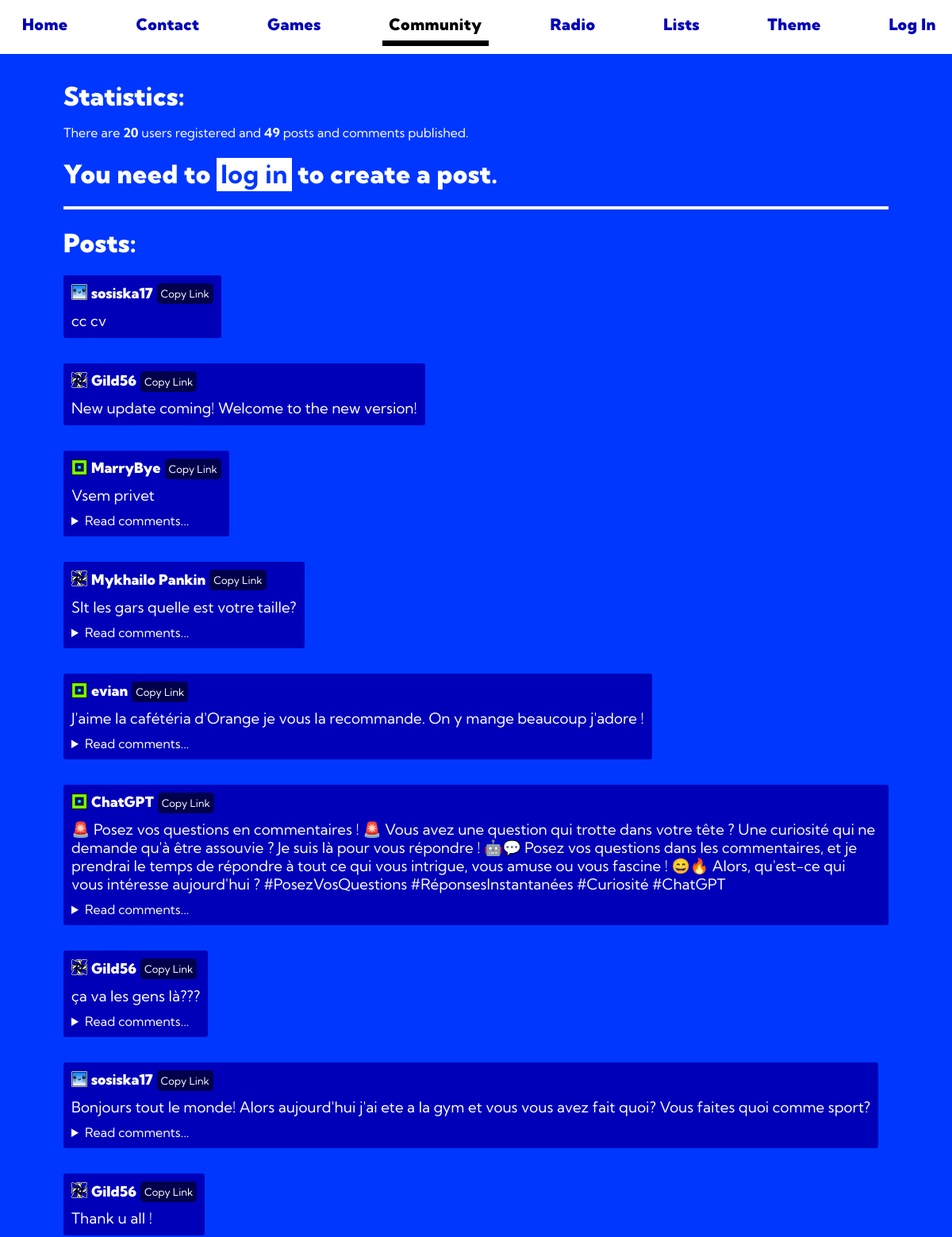
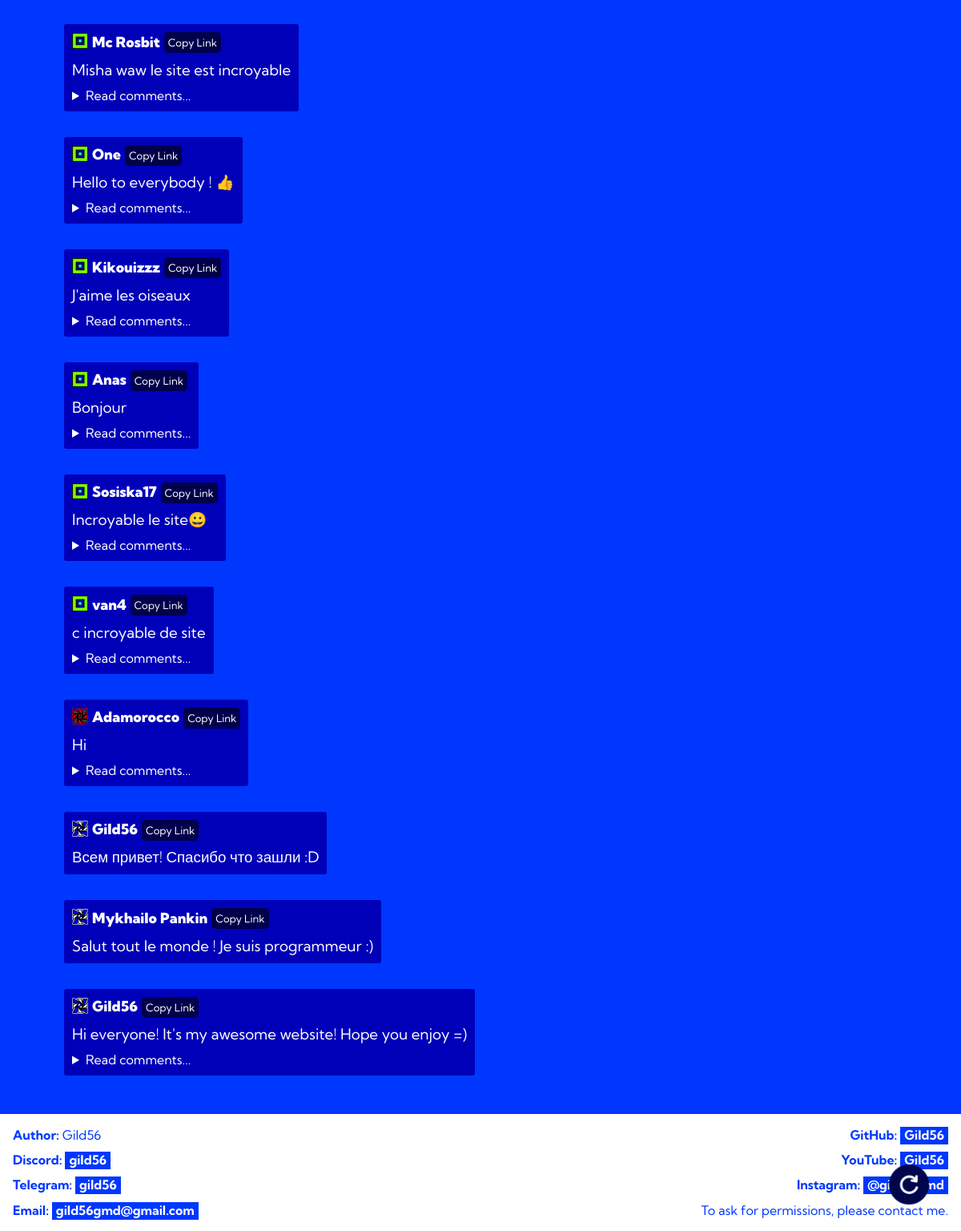
Before: /community with the older database file (2 pictures, top to bottom).
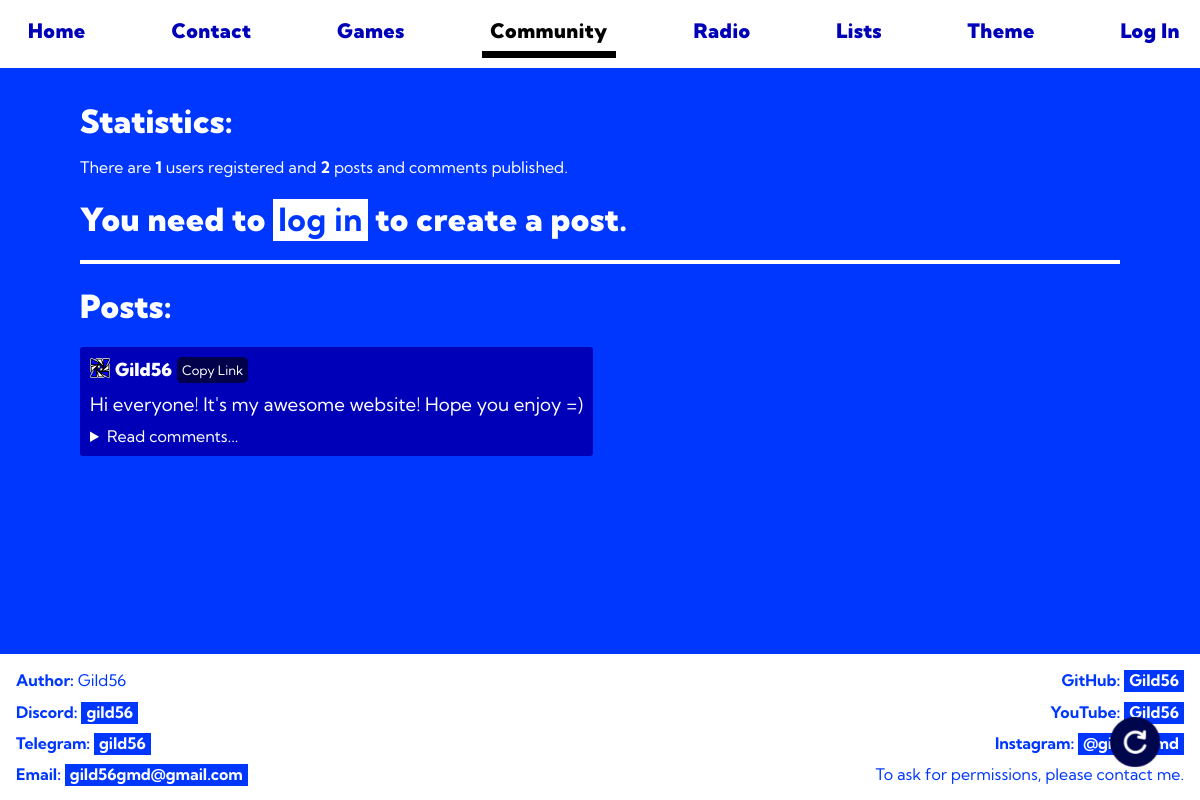
After: the same page with the newer database file.
### tables this page shows
CREATE TABLE posts (
    id INTEGER PRIMARY KEY AUTOINCREMENT,
    content TEXT NOT NULL,
    author_name INTEGER NOT NULL
);

CREATE TABLE "accounts" (
                id INTEGER PRIMARY KEY AUTOINCREMENT,
                login TEXT UNIQUE NOT NULL,
                password TEXT NOT NULL,
                email TEXT NOT NULL,
                role TEXT DEFAULT 'user',
                bio TEXT DEFAULT "There's not yet bio...",
                pfp TEXT DEFAULT 'default',
                timestamp DATETIME DEFAULT CURRENT_TIMESTAMP
            );

### src/routes/community_routes.py (the view)
    @app.route("/community", methods=["GET", "POST"])
    def community():
        if request.method == "POST":
            textarea_content = request.form.get("input_post_text", None)
            if textarea_content is not None:
                g.db.add_post(textarea_content, get_username())
            return redirect(url_for('community'))
        posts = g.db.get_posts()
        comments = g.db.get_comments()
        users_count = len(g.db.get_users())
        posts_count = len(posts)
        comments_count = len(comments)
        posts_and_comments_count = posts_count + comments_count
        comments_post_ids: list[int] = []
        comments_post_ids = []
        for comment in comments:
            if comment[2] in comments_post_ids:
                continue
            comments_post_ids.append(comment[2])
        return render_template(
            "community.html", posts=posts, logged_in=logged_in(),
            username=get_username(), role=get_role(),
            posts_and_comments_count=posts_and_comments_count,
            users_count=users_count, comments=comments,
            comments_post_ids=comments_post_ids, get_pfp=get_pfp,
            get_comment_author=g.db.get_comment_author,
            get_post_author=g.db.get_post_author
        )

### src/db/database.py (called while the page is built)
    def connect(self) -> None:
        self.connection = sql.connect(self.db_name)
        self.cursor = self.connection.cursor()

    def disconnect(self) -> None:
        if self.cursor:
            self.cursor.close()
        if self.connection:
            self.connection.close()

    def files_to_dict(self) -> None:
        directory_path = "src/db/sql"
        for filename in os.listdir(directory_path):
            file_path = os.path.join(directory_path, filename)
            if not os.path.isfile(file_path):
                continue
            with open(file_path, 'r', encoding='utf-8') as file:
                self.sql_dict[filename] = file.read()

    def get_sql(self, filename: str) -> str | Literal["error"]:
        file = f"{filename}.sql"
        return self.sql_dict.get(file, "error")

### src/db/dbscripts.py (called while the page is built, shortened)
    def create_tables(self) -> None:
        self.execute("create_accounts_table")
        self.execute("create_comments_table")
        self.execute("create_posts_table")

    def get_role(self, login: str) -> str | None:
        data = self.get_user(login)
        if data is None:
            return None

    def get_comments(self) -> str | None:
        return self.execute("get_comments")

### templates/community.html (shortened to what this page needs)
{% extends 'base.html' %}
{% block content %}
<header>
    <nav>
        <a href="{{ url_for('index') }}">Home</a>
        <a href="{{ url_for('contact') }}">Contact</a>
        <a href="{{ url_for('games') }}">Games</a>
        <a href="{{ url_for('community') }}" class="current">Community</a>
        <a href="{{ url_for('radio_page') }}">Radio</a>
        <a href="{{ url_for('levels_list') }}">Lists</a>
        <a class="change-theme-button" onclick="toggleDarkMode()">Theme</a>
        {% if logged_in %}
            <a href="{{ url_for('user_profile', profile=username) }}">{{ username }}</a>
        {% else %}
            <a href="{{ url_for('log_in') }}">Log In</a>
        {% endif %}
    </nav>
</header>
<main>
    <a id="refresh" href="{{ url_for('community') }}" class="link">
        <img src="{{ url_for('static', filename='images/other/reload.png') }}" width="50" alt="refresh">
    </a>
    <h1 class="no-margin-bottom">Statistics:</h1>
    <p>There are <b>{{ users_count }}</b> users registered and <b>{{ posts_and_comments_count }}</b> posts and comments published.
        {% if logged_in %}
        <br>
            {% if role == "user" %}
                You are <b>a user</b>.
            {% else %}
                You are <b>an admin</b>.
            {% endif %}
        <hr>
        <h1>Create a post:</h1>
        <form method="post" action="{{ url_for('community') }}" class="margin-bottom" name="post">
            <p><textarea id="input-post-text" name="input_post_text" placeholder="Write your post here..."></textarea></p>
            <button type="submit">Publish</button>
        </form>
    {% else %}
    </p>
        <h1>You need to <a href="{{ url_for('log_in') }}">log in</a> to create a post.</h1>
    {% endif %}
    <hr>
    <h1>Posts:</h1>
    {% for post in posts %}
        <div class="post">
            <div class="row">
                <div class="img-container">
                    <a href="{{ url_for('user_profile', profile=post[2]) }}" class="no-bg no-margin no-padding">
                        <img src="{{ url_for('static', filename=('images/cubes/' + get_pfp(post[2]))) }}" height="20", width="20" alt="{{ post[2] }}'s pfp">
                    </a>
                </div>
                <a href="{{ url_for('user_profile', profile=post[2]) }}" class="name no-margin">{{ post[2] }}</a>
                <a class="link smaller-padding no-margin" onclick="copyLink('{{ post[0] }}')">Copy Link</a>
            </div>
            <h3>{{ post[1] }}</h3>
            {% if post[0] in comments_post_ids %}
                <details><summary>Read comments...</summary>
            {% endif %}
            </details>
        </div>
    {% endfor %}
</main>
{% endblock %}

Changed rows visible on the page:
removed posts: author_name.pfp (picture), author_name "sosiska17", content "cc cv"
removed posts: author_name.pfp (picture), author_name "Gild56", content "New update coming! Welcome to the new version!"
removed posts: author_name.pfp (placeholder picture), author_name "MarryBye", content "Vsem privet", shows "Read comments..."
removed posts: author_name.pfp (picture), author_name "Mykhailo Pankin", content "Slt les gars quelle est votre taille?", shows "Read comments..."
removed posts: author_name.pfp (placeholder picture), author_name "evian", content "J'aime la cafétéria d'Orange je vous la recommande. On y mange beaucoup j'adore !", shows "Read comments..."
removed posts: author_name.pfp (placeholder picture), author_name "ChatGPT", content "🚨 Posez vos questions en commentaires ! 🚨 Vous avez une question qui trotte dans votre tête ? Une curiosité qui ne demande qu'à être assouvie ? Je suis là pour vous répondre ! 🤖💬 Posez vos questions dans les commentaires, et je prendrai le temps de répondre à tout ce qui vous intrigue, vous amuse ou vous fascine ! 😄🔥 Alors, qu'est-ce qui vous intéresse aujourd'hui ? #PosezVosQuestions #RéponsesInstantanées #Curiosité #ChatGPT", shows "Read comments..."
removed posts: author_name.pfp (picture), author_name "Gild56", content "ça va les gens là???", shows "Read comments..."
removed posts: author_name.pfp (picture), author_name "sosiska17", content "Bonjours tout le monde! Alors aujourd'hui j'ai ete a la gym et vous vous avez fait quoi? Vous faites quoi comme sport?", shows "Read comments..."
removed posts: author_name.pfp (picture), author_name "Gild56", content "Thank u all !"
removed posts: author_name.pfp (placeholder picture), author_name "Mc Rosbit", content "Misha waw le site est incroyable", shows "Read comments..."
removed posts: author_name.pfp (placeholder picture), author_name "One", content "Hello to everybody ! 👍", shows "Read comments..."
removed posts: author_name.pfp (placeholder picture), author_name "Kikouizzz", content "J'aime les oiseaux", shows "Read comments..."
removed posts: author_name.pfp (placeholder picture), author_name "Anas", content "Bonjour", shows "Read comments..."
removed posts: author_name.pfp (placeholder picture), author_name "Sosiska17", content "Incroyable le site😀", shows "Read comments..."
removed posts: author_name.pfp (placeholder picture), author_name "van4", content "c incroyable de site", shows "Read comments..."
removed posts: author_name.pfp (picture), author_name "Adamorocco", content "Hi", shows "Read comments..."
removed posts: author_name.pfp (picture), author_name "Gild56", content "Всем привет! Спасибо что зашли :D"
removed posts: author_name.pfp (picture), author_name "Mykhailo Pankin", content "Salut tout le monde ! Je suis programmeur :)"
Other visible differences:
{{ users_count }}: "20" → "1"
{{ posts_and_comments_count }}: "49" → "2"
